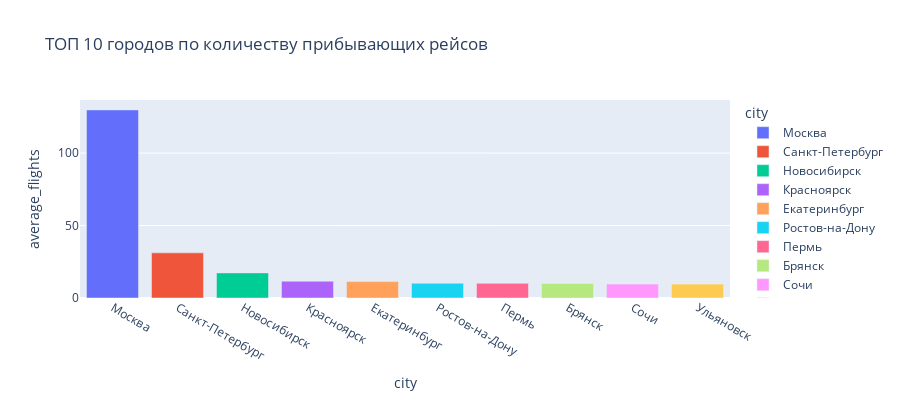

Write notebook code for a chart like this one.
### Markdown cell above
Из полученного графика видно, что большинство рейсов прибывает в Москву и Санкт-Петербург, т.к. эти города являются крупными авиационными хабами, и довольно часто возникает ситуация когда между соседними городами нет прямого авиасообщения и пассажиры вынуждены лететь через Москву или Санкт-Петербург.

### Code cell
#Построим график топ-10 городов и количества рейсов
model_flights
fig = px.bar(top_10_city, x='city', y='average_flights',
             title="ТОП 10 городов по количеству прибывающих рейсов",
              color='city',
              height=400)
fig.show()

### Figure 1 — Plotly figure (JSON) as saved in the notebook; plotly's stock layout.template omitted (floating-point values rounded to 4 significant figures)
{"data": [{"alignmentgroup": "True", "hovertemplate": "city=%{x}<br>average_flights=%{y}<extra></extra>", "legendgroup": "Москва", "marker": {"color": "#636efa"}, "name": "Москва", "offsetgroup": "Москва", "orientation": "v", "showlegend": true, "textposition": "auto", "type": "bar", "x": ["Москва"], "xaxis": "x", "y": [129.8], "yaxis": "y"}, {"alignmentgroup": "True", "hovertemplate": "city=%{x}<br>average_flights=%{y}<extra></extra>", "legendgroup": "Санкт-Петербург", "marker": {"color": "#EF553B"}, "name": "Санкт-Петербург", "offsetgroup": "Санкт-Петербург", "orientation": "v", "showlegend": true, "textposition": "auto", "type": "bar", "x": ["Санкт-Петербург"], "xaxis": "x", "y": [31.16], "yaxis": "y"}, {"alignmentgroup": "True", "hovertemplate": "city=%{x}<br>average_flights=%{y}<extra></extra>", "legendgroup": "Новосибирск", "marker": {"color": "#00cc96"}, "name": "Новосибирск", "offsetgroup": "Новосибирск", "orientation": "v", "showlegend": true, "textposition": "auto", "type": "bar", "x": ["Новосибирск"], "xaxis": "x", "y": [17.32], "yaxis": "y"}, {"alignmentgroup": "True", "hovertemplate": "city=%{x}<br>average_flights=%{y}<extra></extra>", "legendgroup": "Красноярск", "marker": {"color": "#ab63fa"}, "name": "Красноярск", "offsetgroup": "Красноярск", "orientation": "v", "showlegend": true, "textposition": "auto", "type": "bar", "x": ["Красноярск"], "xaxis": "x", "y": [11.58], "yaxis": "y"}, {"alignmentgroup": "True", "hovertemplate": "city=%{x}<br>average_flights=%{y}<extra></extra>", "legendgroup": "Екатеринбург", "marker": {"color": "#FFA15A"}, "name": "Екатеринбург", "offsetgroup": "Екатеринбург", "orientation": "v", "showlegend": true, "textposition": "auto", "type": "bar", "x": ["Екатеринбург"], "xaxis": "x", "y": [11.32], "yaxis": "y"}, {"alignmentgroup": "True", "hovertemplate": "city=%{x}<br>average_flights=%{y}<extra></extra>", "legendgroup": "Ростов-на-Дону", "marker": {"color": "#19d3f3"}, "name": "Ростов-на-Дону", "offsetgroup": "Ростов-на-Дону", "orientation": "v", "showlegend": true, "textposition": "auto", "type": "bar", "x": ["Ростов-на-Дону"], "xaxis": "x", "y": [10.19], "yaxis": "y"}, {"alignmentgroup": "True", "hovertemplate": "city=%{x}<br>average_flights=%{y}<extra></extra>", "legendgroup": "Пермь", "marker": {"color": "#FF6692"}, "name": "Пермь", "offsetgroup": "Пермь", "orientation": "v", "showlegend": true, "textposition": "auto", "type": "bar", "x": ["Пермь"], "xaxis": "x", "y": [10.13], "yaxis": "y"}, {"alignmentgroup": "True", "hovertemplate": "city=%{x}<br>average_flights=%{y}<extra></extra>", "legendgroup": "Брянск", "marker": {"color": "#B6E880"}, "name": "Брянск", "offsetgroup": "Брянск", "orientation": "v", "showlegend": true, "textposition": "auto", "type": "bar", "x": ["Брянск"], "xaxis": "x", "y": [10], "yaxis": "y"}, {"alignmentgroup": "True", "hovertemplate": "city=%{x}<br>average_flights=%{y}<extra></extra>", "legendgroup": "Сочи", "marker": {"color": "#FF97FF"}, "name": "Сочи", "offsetgroup": "Сочи", "orientation": "v", "showlegend": true, "textposition": "auto", "type": "bar", "x": ["Сочи"], "xaxis": "x", "y": [9.613], "yaxis": "y"}, {"alignmentgroup": "True", "hovertemplate": "city=%{x}<br>average_flights=%{y}<extra></extra>", "legendgroup": "Ульяновск", "marker": {"color": "#FECB52"}, "name": "Ульяновск", "offsetgroup": "Ульяновск", "orientation": "v", "showlegend": true, "textposition": "auto", "type": "bar", "x": ["Ульяновск"], "xaxis": "x", "y": [9.581], "yaxis": "y"}], "layout": {"barmode": "relative", "height": 400, "legend": {"title": {"text": "city"}, "tracegroupgap": 0}, "title": {"text": "ТОП 10 городов по количеству прибывающих рейсов"}, "xaxis": {"anchor": "y", "categoryarray": ["Москва", "Санкт-Петербург", "Новосибирск", "Красноярск", "Екатеринбург", "Ростов-на-Дону", "Пермь", "Брянск", "Сочи", "Ульяновск"], "categoryorder": "array", "domain": [0, 1], "title": {"text": "city"}}, "yaxis": {"anchor": "x", "domain": [0, 1], "title": {"text": "average_flights"}}}}
